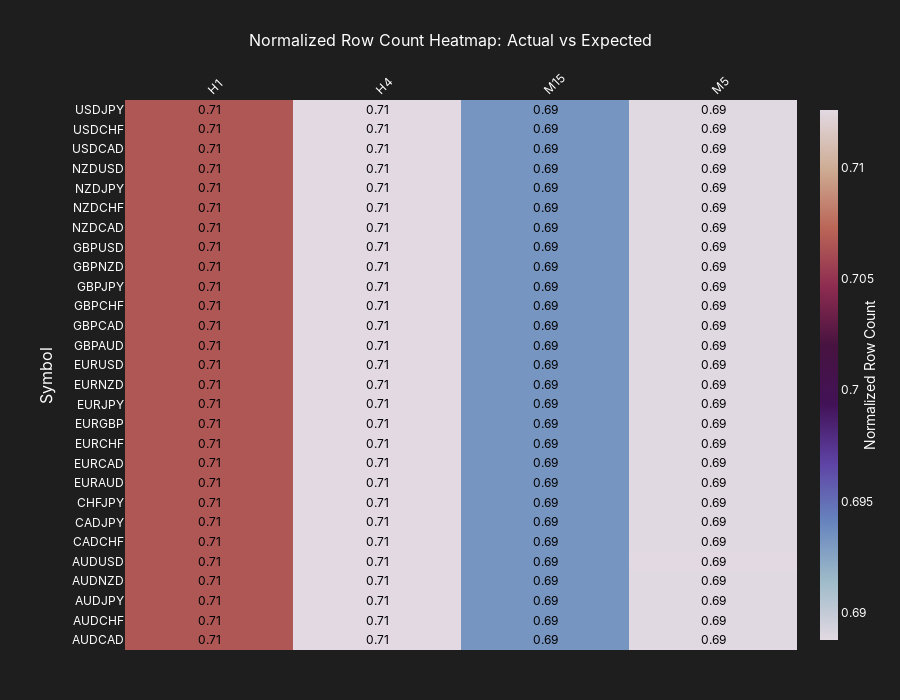

Notebook code cell kept with this figure:
### Code cell
def plot_data_availability():
    # Calculate expected number of rows for each timeframe
    expected_rows = {}
    for timeframe in TIMEFRAMES:
        if timeframe == MT5Timeframe.M5:
            minutes_per_candle = 5
        elif timeframe == MT5Timeframe.M15:
            minutes_per_candle = 15
        elif timeframe == MT5Timeframe.H1:
            minutes_per_candle = 60
        elif timeframe == MT5Timeframe.H4:
            minutes_per_candle = 240
        
        total_minutes = (DATA_TO_DATE - DATA_FROM_DATE).total_seconds() / 60
        expected_rows[timeframe] = int(total_minutes / minutes_per_candle)

    # Create a DataFrame to store the normalized row counts
    heatmap_data = []

    for timeframe in TIMEFRAMES:
        for symbol in PAIRS:
            if symbol in mtd.data[timeframe]:
                actual_rows = len(mtd.data[timeframe][symbol])
                normalized_value = actual_rows / expected_rows[timeframe]
                heatmap_data.append({
                    'Timeframe': timeframe.name,
                    'Symbol': symbol,
                    'Normalized Row Count': normalized_value
                })

    heatmap_df = pd.DataFrame(heatmap_data)

    # Aggregate data to handle potential duplicates
    heatmap_df = heatmap_df.groupby(['Symbol', 'Timeframe'])['Normalized Row Count'].mean().reset_index()

    # Pivot the DataFrame for the heatmap
    heatmap_pivot = heatmap_df.pivot(index='Symbol', columns='Timeframe', values='Normalized Row Count')

    # Create the heatmap using Plotly with a dark theme
    fig = go.Figure(data=go.Heatmap(
        z=heatmap_pivot.values,
        x=heatmap_pivot.columns,
        y=heatmap_pivot.index,
        colorscale='Twilight',
        colorbar=dict(
            title='Normalized Row Count',
            titleside='right',
            thickness=18,
            tickfont=dict(color='white'),
            titlefont=dict(color='white')
        ),
        text=heatmap_pivot.values,
        texttemplate='%{text:.2f}',
        textfont={"size": 12, "color": "black"},
    ))

    # Update layout with dark theme and improved spacing
    fig.update_layout(
        title={
            'text': 'Normalized Row Count Heatmap: Actual vs Expected',
            'y': 0.95,
            'x': 0.5,
            'xanchor': 'center',
            'yanchor': 'top'
        },
        yaxis_title='Symbol',
        height=max(600, len(PAIRS) * 25),  # Minimum height of 600px
        width=900,
        paper_bgcolor='rgb(30,30,30)',
        plot_bgcolor='rgb(30,30,30)',
        font=dict(color='white', family="Inter"),
        title_font=dict(color='white', size=16),
        xaxis=dict(
            tickfont=dict(color='white', size=12),
            title_font=dict(color='white', size=16),
            side='top',
            tickangle=-45
        ),
        yaxis=dict(
            tickfont=dict(color='white', size=12),
            title_font=dict(color='white', size=16),
            automargin=True,
        ),
        margin=dict(l=125, r=50, t=100, b=50)
    )

    # Show the plot
    fig.show()

plot_data_availability()

### Figure 1 — Plotly figure (JSON) as saved in the notebook; plotly's stock layout.template omitted (floating-point values rounded to 4 significant figures)
{"data": [{"colorbar": {"thickness": 18, "tickfont": {"color": "white"}, "title": {"font": {"color": "white"}, "side": "right", "text": "Normalized Row Count"}}, "colorscale": [[0, "#e2d9e2"], [0.1111, "#9ebbc9"], [0.2222, "#6785be"], [0.3333, "#5e43a5"], [0.4444, "#421257"], [0.5556, "#471340"], [0.6667, "#8e2c50"], [0.7778, "#ba6657"], [0.8889, "#ceac94"], [1, "#e2d9e2"]], "text": [[0.7066, 0.7126, 0.6933, 0.6888], [0.7066, 0.7126, 0.6933, 0.6888], [0.7066, 0.7126, 0.6933, 0.6888], [0.7066, 0.7126, 0.6933, 0.6888], [0.7066, 0.7126, 0.6933, 0.6888], [0.7066, 0.7126, 0.6933, 0.6888], [0.7066, 0.7126, 0.6933, 0.6888], [0.7066, 0.7126, 0.6933, 0.6888], [0.7066, 0.7126, 0.6933, 0.6888], [0.7066, 0.7126, 0.6933, 0.6888], [0.7066, 0.7126, 0.6933, 0.6888], [0.7066, 0.7126, 0.6933, 0.6888], [0.7066, 0.7126, 0.6933, 0.6888], [0.7066, 0.7126, 0.6933, 0.6888], [0.7066, 0.7126, 0.6933, 0.6888], [0.7066, 0.7126, 0.6933, 0.6888], [0.7066, 0.7126, 0.6933, 0.6888], [0.7066, 0.7126, 0.6933, 0.6888], [0.7066, 0.7126, 0.6933, 0.6888], [0.7066, 0.7126, 0.6933, 0.6888], [0.7066, 0.7126, 0.6933, 0.6888], [0.7066, 0.7126, 0.6933, 0.6888], [0.7066, 0.7126, 0.6933, 0.6888], [0.7066, 0.7126, 0.6933, 0.6888], [0.7066, 0.7126, 0.6933, 0.6888], [0.7066, 0.7126, 0.6933, 0.6888], [0.7066, 0.7126, 0.6933, 0.6888], [0.7066, 0.7126, 0.6933, 0.6888]], "textfont": {"color": "black", "size": 12}, "texttemplate": "%{text:.2f}", "type": "heatmap", "x": ["H1", "H4", "M15", "M5"], "y": ["AUDCAD", "AUDCHF", "AUDJPY", "AUDNZD", "AUDUSD", "CADCHF", "CADJPY", "CHFJPY", "EURAUD", "EURCAD", "EURCHF", "EURGBP", "EURJPY", "EURNZD", "EURUSD", "GBPAUD", "GBPCAD", "GBPCHF", "GBPJPY", "GBPNZD", "GBPUSD", "NZDCAD", "NZDCHF", "NZDJPY", "NZDUSD", "USDCAD", "USDCHF", "USDJPY"], "z": [[0.7066, 0.7126, 0.6933, 0.6888], [0.7066, 0.7126, 0.6933, 0.6888], [0.7066, 0.7126, 0.6933, 0.6888], [0.7066, 0.7126, 0.6933, 0.6888], [0.7066, 0.7126, 0.6933, 0.6888], [0.7066, 0.7126, 0.6933, 0.6888], [0.7066, 0.7126, 0.6933, 0.6888], [0.7066, 0.7126, 0.6933, 0.6888], [0.7066, 0.7126, 0.6933, 0.6888], [0.7066, 0.7126, 0.6933, 0.6888], [0.7066, 0.7126, 0.6933, 0.6888], [0.7066, 0.7126, 0.6933, 0.6888], [0.7066, 0.7126, 0.6933, 0.6888], [0.7066, 0.7126, 0.6933, 0.6888], [0.7066, 0.7126, 0.6933, 0.6888], [0.7066, 0.7126, 0.6933, 0.6888], [0.7066, 0.7126, 0.6933, 0.6888], [0.7066, 0.7126, 0.6933, 0.6888], [0.7066, 0.7126, 0.6933, 0.6888], [0.7066, 0.7126, 0.6933, 0.6888], [0.7066, 0.7126, 0.6933, 0.6888], [0.7066, 0.7126, 0.6933, 0.6888], [0.7066, 0.7126, 0.6933, 0.6888], [0.7066, 0.7126, 0.6933, 0.6888], [0.7066, 0.7126, 0.6933, 0.6888], [0.7066, 0.7126, 0.6933, 0.6888], [0.7066, 0.7126, 0.6933, 0.6888], [0.7066, 0.7126, 0.6933, 0.6888]]}], "layout": {"font": {"color": "white", "family": "Inter"}, "height": 700, "margin": {"b": 50, "l": 125, "r": 50, "t": 100}, "paper_bgcolor": "rgb(30,30,30)", "plot_bgcolor": "rgb(30,30,30)", "title": {"font": {"color": "white", "size": 16}, "text": "Normalized Row Count Heatmap: Actual vs Expected", "x": 0.5, "xanchor": "center", "y": 0.95, "yanchor": "top"}, "width": 900, "xaxis": {"side": "top", "tickangle": -45, "tickfont": {"color": "white", "size": 12}, "title": {"font": {"color": "white", "size": 16}}}, "yaxis": {"automargin": true, "tickfont": {"color": "white", "size": 12}, "title": {"font": {"color": "white", "size": 16}, "text": "Symbol"}}}}
